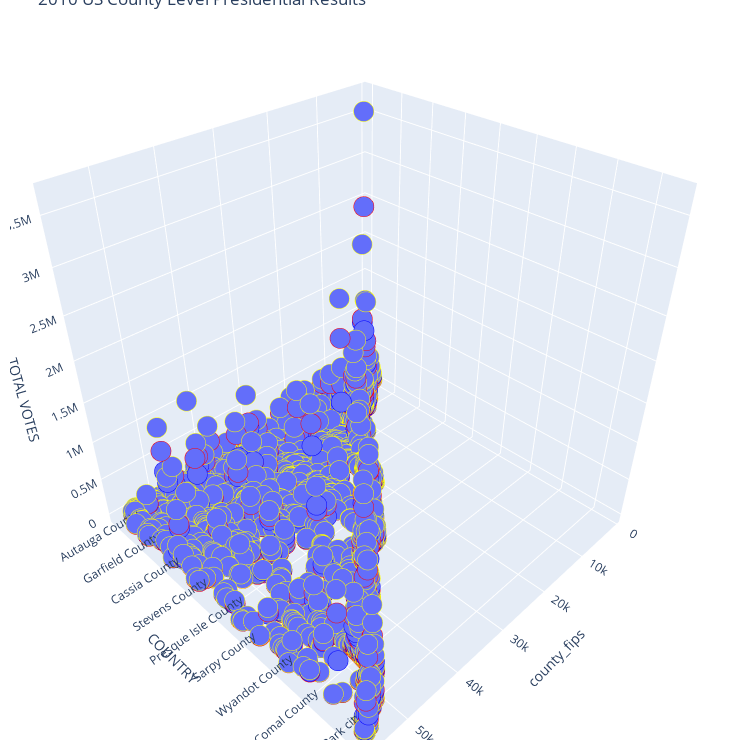

Notebook code cell kept with this figure:
### Code cell
fig1 = px.scatter_3d(dff, x='county_fips', y='county_name', z='votes_gop')
fig1.update_traces(marker=dict(size=7,
                              line=dict(width=1,
                                        color='blue')),
                  selector=dict(mode='markers'))
fig2 = px.scatter_3d(dff, x='county_fips', y='county_name', z='votes_dem')
fig2.update_traces(marker=dict(size=7,
                              line=dict(width=1,
                                        color='red')),
                  selector=dict(mode='markers'))

fig3 = px.scatter_3d(dff, x='county_fips', y='county_name', z='total_votes')
fig3.update_traces(marker=dict(size=7,
                              line=dict(width=1,
                                        color='yellow')),
                  selector=dict(mode='markers'))

fig4 = go.Figure(data=fig1.data + fig2.data +fig3.data)
fig4.update_layout(scene = dict(
                    xaxis_title='county_fips',
                    yaxis_title='COUNTRY',
                    zaxis_title='TOTAL VOTES'),
                    width=700,
                    margin=dict(r=30, b=10, l=10, t=10))

fig4.update_layout(title='2010 US County Level Presidential Results',width=750, height=750)


fig4.show()

### Figure 1 — Plotly figure (JSON) as saved in the notebook; plotly's stock layout.template omitted (floating-point values rounded to 4 significant figures; data arrays with more than 128 entries replaced by an {"elided": "..."} marker saying what was removed)
{"data": [{"hovertemplate": "county_fips=%{x}<br>county_name=%{y}<br>votes_gop=%{z}<extra></extra>", "legendgroup": "", "marker": {"color": "#636efa", "line": {"color": "blue", "width": 1}, "size": 7, "symbol": "circle"}, "mode": "markers", "name": "", "scene": "scene", "showlegend": false, "type": "scatter3d", "x": {"elided": "3159 int values"}, "y": {"elided": "3159 str values"}, "z": {"elided": "3159 int values"}}, {"hovertemplate": "county_fips=%{x}<br>county_name=%{y}<br>votes_dem=%{z}<extra></extra>", "legendgroup": "", "marker": {"color": "#636efa", "line": {"color": "red", "width": 1}, "size": 7, "symbol": "circle"}, "mode": "markers", "name": "", "scene": "scene", "showlegend": false, "type": "scatter3d", "x": {"elided": "3159 int values"}, "y": {"elided": "3159 str values"}, "z": {"elided": "3159 int values"}}, {"hovertemplate": "county_fips=%{x}<br>county_name=%{y}<br>total_votes=%{z}<extra></extra>", "legendgroup": "", "marker": {"color": "#636efa", "line": {"color": "yellow", "width": 1}, "size": 7, "symbol": "circle"}, "mode": "markers", "name": "", "scene": "scene", "showlegend": false, "type": "scatter3d", "x": {"elided": "3159 int values"}, "y": {"elided": "3159 str values"}, "z": {"elided": "3159 int values"}}], "layout": {"height": 750, "margin": {"b": 10, "l": 10, "r": 30, "t": 10}, "scene": {"xaxis": {"title": {"text": "county_fips"}}, "yaxis": {"title": {"text": "COUNTRY"}}, "zaxis": {"title": {"text": "TOTAL VOTES"}}}, "title": {"text": "2010 US County Level Presidential Results"}, "width": 750}}
